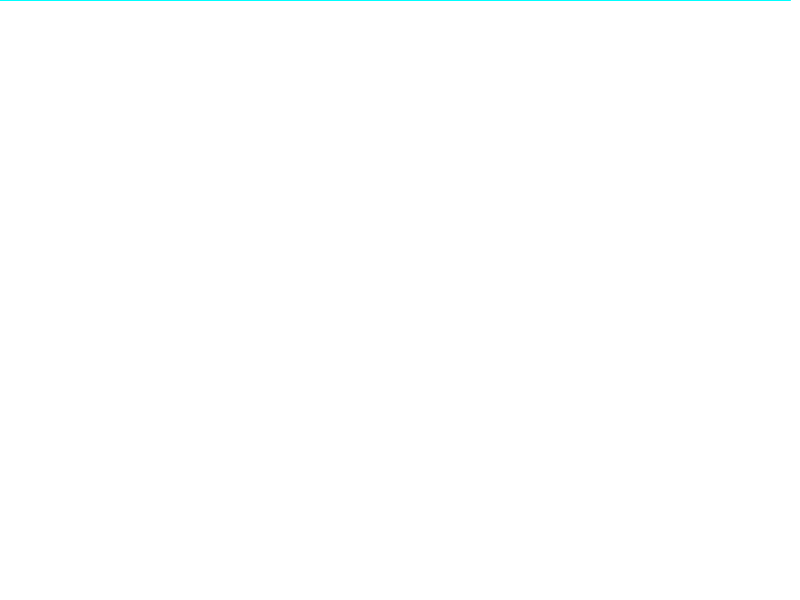
Frame 1 (no input)
Frame 60 (the mouse pressed at the canvas centre just before this capture): identical to frame 1, image omitted
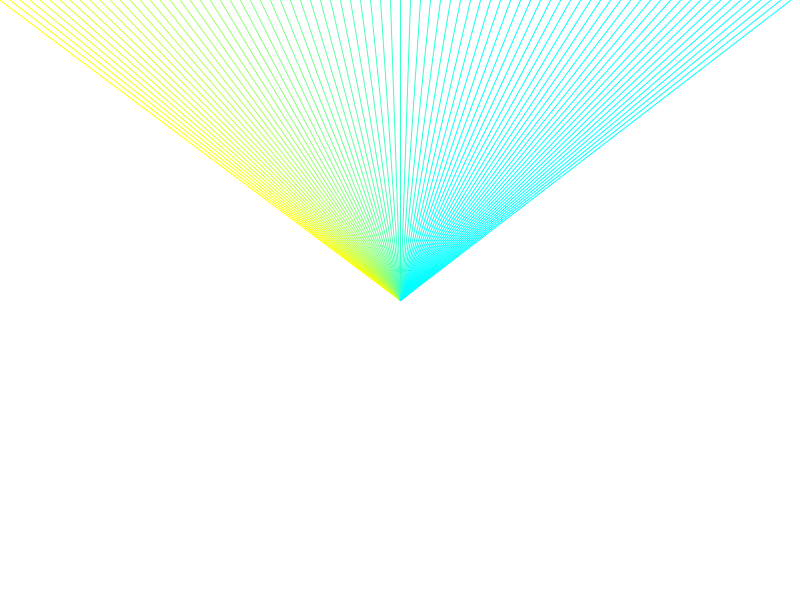
Frame 120 (the mouse held since frame 60 and released just before this capture)

The Processing sketch that drew these frames (run headless with seeded random() and noise(); from frame 60 on, the mouse is pressed at the canvas centre):

// Processing sketch: sketch_150611e_for
// ── sketch_150611e_for.pde
void setup() {
  size(800, 600);
}

void draw() {
  background(255);

  for ( int xPos = 0; xPos < width; xPos += 10) {
    stroke(255 - xPos/2, 255, 0 + xPos/2); // (255, 255, 0)   .... (0, 255, 255);
    line(xPos, 0, mouseX, mouseY);
  }
}
